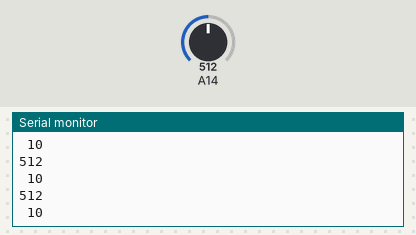
Bench run of a sketch on a simulated Arduino Mega 2560, built with avr-gcc and run on an emulated ATmega2560. On the bench: the last lines printed to the serial monitor. The inputs (shaded band) are chosen by the test bench; at power-on: A14 = 512.

Above: at 1.2 s.
1.3 s: A14 set to 716
At 1.56 s:
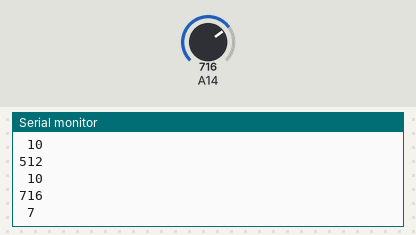
2.8 s: A14 set to 900
At 2.96 s:
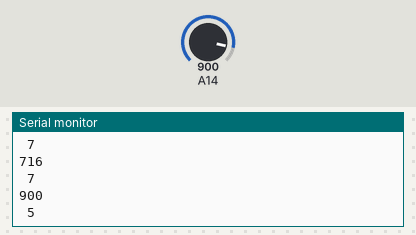
Timing chart, 0 to 5.8 s (numbered marks = the images above; inputs shaded):
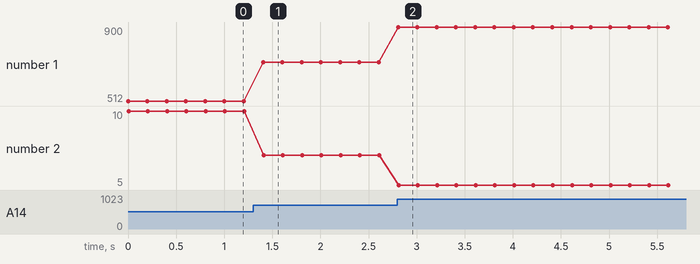

The sketch:

distanceRead_ex1.ino
```cpp
int d, rowA6; // расстояние и значения с датчика
void setup() {
  Serial.begin(9600);
 // pinMode(A10,INPUT);
  pinMode(A14,INPUT);

}

void loop() {
  rowA6=analogRead(A14);
 Serial.println(rowA6);
  Serial.print(" ");
d=5222/(rowA6-13);
  Serial.println(d);
  delay(200);

}
```

Measured:
- after the input at 1.3 s, the serial monitor: prints a new line after 0.10 s (image 1)
- after the input at 2.8 s, the serial monitor: prints a new line at once (image 2)
- plotted number 1: 512 → 716 after the input at 1.3 s, 716 → 900 after the input at 2.8 s
- plotted number 2: 10 → 7 after the input at 1.3 s, 7 → 5 after the input at 2.8 s
